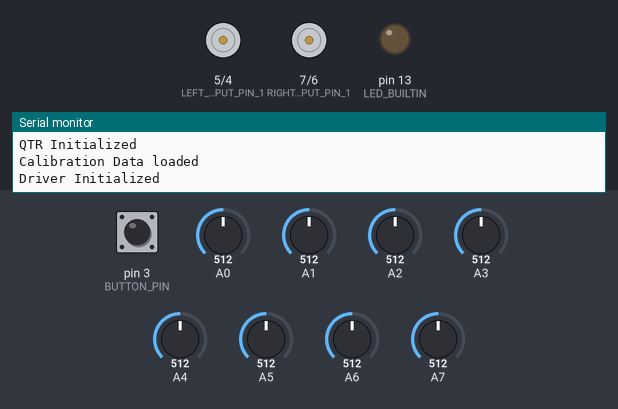
Bench run of a sketch on a simulated Arduino Nano, built with avr-gcc and run on an emulated ATmega328P. On the bench: motor-driver pin pairs drawn as motors (green arrow = first pin HIGH = forward, orange = second pin HIGH = backward, longer = more drive, scaled by the enable pin), output pins drawn as LEDs (lit = HIGH), the last lines printed to the serial monitor. The inputs (shaded band) are chosen by the test bench; at power-on: pin 3 (BUTTON_PIN) HIGH, A0 = 512, A1 = 512, A2 = 512, A3 = 512, A4 = 512, A5 = 512, A6 = 512, A7 = 512.

Above: at 2.7 s.
2.8 s: pin 3 (BUTTON_PIN) pulled LOW for 0.15 s
At 3.7 s:
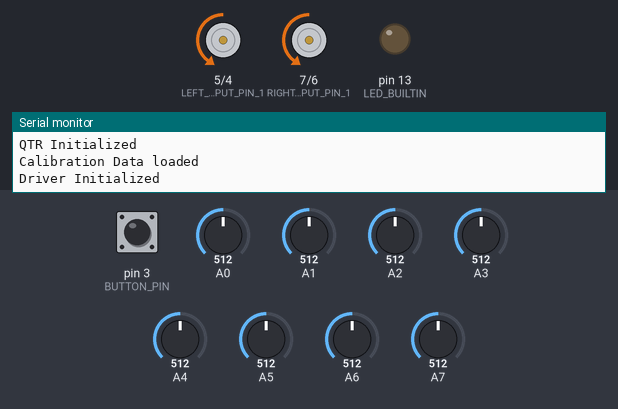
4.4 s: pin 3 (BUTTON_PIN) pulled LOW for 1 s
At 6.2 s:
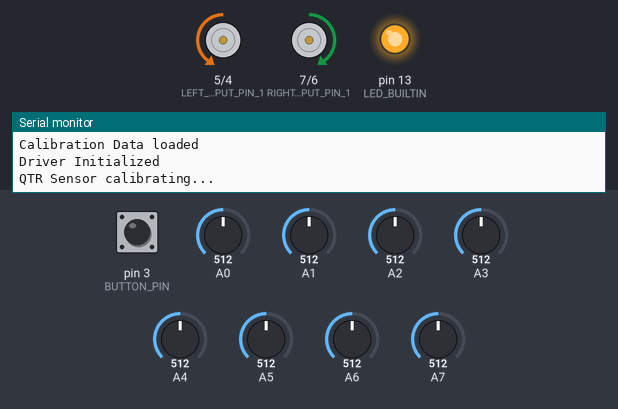
At 17.5 s:
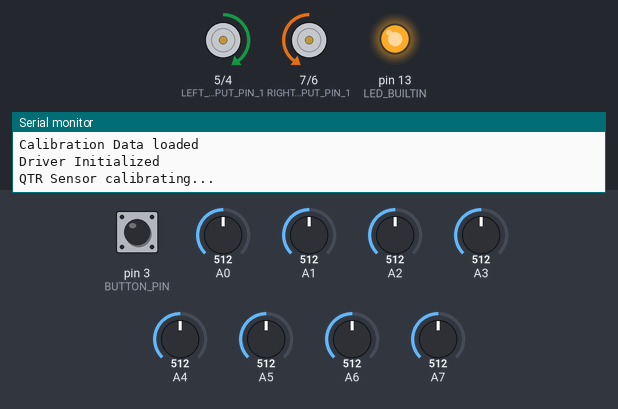
Timing chart, 0 to 18.0 s (numbered marks = the images above; inputs shaded):
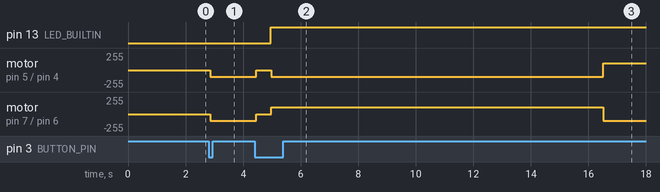

Measured:
- after the input at 2.8 s, motor on pin 5 (LEFT_INPUT_PIN_1) / pin 4 (LEFT_INPUT_PIN_2), motor on pin 7 (RIGHT_INPUT_PIN_1) / pin 6 (RIGHT_INPUT_PIN_2): stopped → backward 100/255 after 0.06 s
- after the input at 4.4 s, pin 13 (LED_BUILTIN): LOW → HIGH after 0.55 s; motor on pin 5 (LEFT_INPUT_PIN_1) / pin 4 (LEFT_INPUT_PIN_2): backward 100/255 → stopped after 0.05 s, → backward 100/255 0.53 s later, → forward 100/255 11.5 s later

The sketch:

line-follower.ino
```cpp
#include "DriveController.h"
#include "QTRSensorController.h"
#include "ButtonController.h"

void buttonHandler();

// TODO change debug code everywhere
void setup() {
    Serial.begin(9600);

#ifdef DEBUG
    Serial.println("Running in debug mode");
#endif

    driveInit();
    delay(1000);
}

// TODO check qtrsensor big comment regarding sensor reads
void loop(){
    buttonHandler();
    drive();
}

void buttonHandler() {
    bool p = buttonDetectPress(button);
    if (p == 1) {
        if (driveState != DriveState::STOPPED) {
            driveStop();
            // !! BLOCKING !!
            qtrCalibrate();
        } else {
            driveFollowLine();
        }
    }
}
```

ButtonController.h
```cpp
#ifndef BUTTON_CONTROLLER_H
#define BUTTON_CONTROLLER_H

#define BUTTON_PIN 3
#define DEBOUNCE_DURATION 50

// TODO write documentation

struct Button {
  uint8_t pin;
  bool state;
} button;

inline bool buttonInit(Button &b, const uint8_t buttonPin) {
  pinMode(buttonPin, INPUT_PULLUP);
  b = { buttonPin,
        1, /* pullup so not pressed is 1 */ };
}

inline void buttonUpdateState(Button &b) {
  static uint8_t lastReading = 1; // not pressed is 1
  static uint32_t lastDebounceTime = 0;

  uint8_t newReading = digitalRead(b.pin);
  if (newReading != lastReading) {
    lastDebounceTime = millis();
  }

  if (millis() - lastDebounceTime > DEBOUNCE_DURATION) {
    if (newReading != b.state) {
      b.state = newReading;
    }
  }

  lastReading = newReading;
}

inline bool buttonDetectPress(Button &b) {
  bool lastState = b.state;
  buttonUpdateState(b); // do this so state gets updated no matter the outcome

  if (lastState == 0) {
    // if it's already pressed => NO new press
    return 0;
  }
  // if it was not pressed => YES if we press it now; NO otherwise.
  return !b.state;
}

#endif
```

DriveController.h
```cpp
#ifndef DRIVE_CONTROLLER_H
#define DRIVE_CONTROLLER_H

#include "ButtonController.h"
#include "MotorController.h"
#include "Global.h"
#include "QTRSensorController.h"
#include "PidController.h"

// TODO figure out wtf to do with driveState
// momentan pare ca folosesc doar werid state la ceva util

#define TIME_ONE_WHITE_TO_STOP 1000 // millis

// for calibration only these 3 varaibles
#define MOTOR_TURN_POWER 100
#define WEIRD_STATE_DURATION 100    // millis

enum class DriveState {
    STOPPED,
    TURN,
    WEIRD_STATE,
    FORWARD
} driveState = DriveState::STOPPED;

enum class TurnType {
    LEFT,
    RIGHT,
    AROUND,
    NO_TURN,
};

void driveInit() {
    motorInit(leftMotor);
    motorInit(rightMotor);
    // used to recalibrate the sensor
    buttonInit(button, BUTTON_PIN);
    // everything driving-related depends on this
    qtrInit();

    Serial.println("Driver Initialized");
}

void driveFollowLine(int16_t turnCompensation = 0) {
    double error = qtrGetBlackLinePosition();
    int16_t correction = pidCenterLine(error) + turnCompensation;

    clamp(correction, -MOTOR_RUN_POWER * 2, MOTOR_RUN_POWER * 2);
    int16_t correctedMotorSpeed = MOTOR_RUN_POWER - abs(correction);

    if (correction < 0) {
        // left correction
        motorRun(leftMotor, correctedMotorSpeed);
        motorRun(rightMotor, MOTOR_RUN_POWER);
    } else {
        // right correction
        motorRun(leftMotor, MOTOR_RUN_POWER);
        motorRun(rightMotor, correctedMotorSpeed);
    }

    driveState = DriveState::FORWARD;
}

/*
 * run both motors based on power
 */
inline void driveRun(int16_t power) {
    // TODO account for PID compensation
    motorRun(leftMotor, power);
    motorRun(rightMotor, power);
    driveState = DriveState::FORWARD;
}

inline void driveRunLeft() {
    // TODO account for PID compensation
    motorRun(leftMotor, -MOTOR_TURN_POWER);
    motorRun(rightMotor, MOTOR_TURN_POWER);
    driveState = DriveState::TURN;
}

inline void driveRunRight() {
    // TODO account for PID compensation
    motorRun(leftMotor,   MOTOR_TURN_POWER);
    motorRun(rightMotor, -MOTOR_TURN_POWER);
    driveState = DriveState::TURN;
}

/*
 * stop both motors
 */
inline void driveStop() {
    motorStop(leftMotor);
    motorStop(rightMotor);
    driveState = DriveState::STOPPED;
}

/*
 * power motors on for d milliseconds
 * if power is positive go forward
 * if power is negative go backward
 * blocking!!
 */
// TODO dubious utility
void driveForMillis(int16_t power, int16_t d) {
    driveRun(power);
    delay(d);
    driveStop();
}

/*
 * if too much time is spent on white STOP
 */
//inline void driveCheckToStop(const int &t) {
    //if (t - millis() > TIME_ONE_WHITE_TO_STOP) {
        //driveState = DriveState::STOPPED;
    //}
//}

inline TurnType driveDetectTurn(const qtrPath &p) {
    if (p.leftPath) {
        return TurnType::LEFT;
    } else if (p.centerPath) {
        return TurnType::NO_TURN;
    } else if (p.rightPath) {
        return TurnType::RIGHT;
    } else {
        return TurnType::AROUND;
    }
}

// TODO can be made non blocking with a global driving
// union state structure which holds all necessary details

/*
 * !!THIS IS A BLOCKING ACTION!!
 *
 * turning behavior
 * turn in the corresponding drirection until a line
 * is detected on the outer edge. then switch back to
 * line follow
 *
 * !!THIS IS A BLOCKING ACTION!!
 */
inline void driveTurn(const TurnType &turnType) {
    if (turnType == TurnType::LEFT) {
        driveRunLeft();
    } else {
        driveRunRight();
    }

    while (true) {
        qtrReadCalibrated();
        if ((turnType == TurnType::LEFT && qtrDetectFarLeft())
                || (turnType != TurnType::LEFT && qtrDetectFarRight())) {
            break;
        }
    }
    driveFollowLine();
    driveState = DriveState::FORWARD;
}

inline void driveTurnHandle(const TurnType &turnType) {
    // TODO set return variable to turn character
    switch (turnType) {
        case TurnType::NO_TURN:
            driveFollowLine();
            break;
        case TurnType::LEFT:
        case TurnType::AROUND:
        case TurnType::RIGHT:
            driveTurn(turnType);
            break;
    }
    driveState = DriveState::FORWARD;
}

/*
 * I have two impelemntation ideas.
 * The first one is time based and drives forward past an intersection
 * for a certain amount of time.
 * The second one drives past an intersection until it doesn't see left or right
 * anymore and is time-based only for uturns
 *
 * TODO I'll have to test both, but I prefer the first one as it's easier to
 * implement
 * TODO ahah nvm le pot combina. pot avea un minimum time si check de st dr.
 * daca inca am stanga dreapta mai continui putin
 */
void drive() {
    // first variant
    static int32_t weirdStateStart = 0;
    static qtrPath cumulativePath = {0, 0, 0};

    if (driveState == DriveState::STOPPED) {
        return;
    }

    qtrPath pathNow = qtrGetPath();

    if (driveState == DriveState::WEIRD_STATE) {
        driveRun(MOTOR_TURN_POWER);
        cumulativePath |= pathNow;
        if (millis() - weirdStateStart > WEIRD_STATE_DURATION
                && !pathNow.leftPath && !pathNow.rightPath) {
            driveState = DriveState::TURN;
            TurnType turnType = driveDetectTurn(cumulativePath);
            // !! BLOCKING !!
            driveTurnHandle(turnType);
        }
    } else {
        if (!pathNow.centerPath
                || pathNow.leftPath
                || pathNow.rightPath) {
            driveRun(MOTOR_TURN_POWER);
            cumulativePath = pathNow;
            weirdStateStart = millis();
            driveState = DriveState::WEIRD_STATE;
        } else {
            driveFollowLine();
            driveState = DriveState::FORWARD;
        }
    }
}

#endif
```

Global.h
```cpp
#ifndef GLOBAL_H
#define GLOBAL_H

void clamp(int16_t &val, int16_t minVal, int16_t maxVal) {
  if (val > maxVal) {
    val = maxVal;
  } else if (val < minVal) {
    val = minVal;
  }
}

double doubleMap(double x, double in_min, double in_max, double out_min, double out_max) {
  return (x - in_min) * (out_max - out_min) / (in_max - in_min) + out_min;
}

// TODO make this <utils.h>

#endif
```

MotorController.h
```cpp
#ifndef MOTOR_CONTROLLER_H
#define MOTOR_CONTROLLER_H

#define RIGHT_INPUT_PIN_1 7
#define RIGHT_INPUT_PIN_2 6
#define RIGHT_ENABLE_PIN 11

#define LEFT_INPUT_PIN_1 5
#define LEFT_INPUT_PIN_2 4
#define LEFT_ENABLE_PIN 10

struct motor {
  uint8_t inputPin1,
          inputPin2,
          enablePin;
};

motor leftMotor {LEFT_INPUT_PIN_2, LEFT_INPUT_PIN_1, LEFT_ENABLE_PIN};
motor rightMotor {RIGHT_INPUT_PIN_2, RIGHT_INPUT_PIN_1, RIGHT_ENABLE_PIN};

/*
 * for motor operation 3 pins are needed:
 * INPUT1, INPUT2, ENABLE
 */
void motorInit(const motor &m) {
  pinMode(m.inputPin1, OUTPUT);
  pinMode(m.inputPin2, OUTPUT);
  pinMode(m.enablePin, OUTPUT);
}

/*
 * INPUT1 HIGH & INPUT2 LOW & power on ENABLE turns motor forward
 * INPUT1 LOW & INPUT2 HIGH & power on ENABLE turns motor backwards
 */
void motorRun(const motor &m, int16_t power) {
  if (power >= 0) {
    // positive power => forward movement
    digitalWrite(m.inputPin1, HIGH);
    digitalWrite(m.inputPin2, LOW);
    analogWrite(m.enablePin, power);
  } else {
    // negative power => backward movement
    digitalWrite(m.inputPin1, LOW);
    digitalWrite(m.inputPin2, HIGH);
    analogWrite(m.enablePin, -power);
  }
}

/*
 * INPUT1 LOW & INPUT2 LOW & 0 on ENABLE stops the motor
 */
void motorStop(const motor &m) {
  digitalWrite(m.inputPin1, LOW);
  digitalWrite(m.inputPin2, LOW);
  analogWrite(m.enablePin, 0);
}

#endif
```

PidController.h
```cpp
#ifndef PID_CONTROLLER
#define PID_CONTROLLER

#include "Global.h"

#define MOTOR_RUN_POWER 150

int16_t pidCenterLine(double e, bool debug = false) {
  static const int16_t maxCorrection = MOTOR_RUN_POWER * 2;
  static const double kp = 650, kd = 2000, ki = 0.15;

  static double lastError = 0, cummulativeError = 0;

  int16_t correction = kp * e + kd * (e - lastError) + ki * cummulativeError;
  clamp(correction, -maxCorrection, maxCorrection);

#ifdef DEBUG
  //Serial.print("PID Correction: ");
  //Serial.println(correction);
#endif

  lastError = e;
  cummulativeError += e;

  return correction;
}

#endif
```

QTRSensorController.h
```cpp
#ifndef QTR_SENSOR_CONTROLLER_H
#define QTR_SENSOR_CONTROLLER_H

#include <QTRSensors.h>
#include <EEPROM.h>
#include "MotorController.h"
#include "Global.h"

#define SENSOR_COUNT 8
#define BLACK_THRESHOLD 400
#define EEPROM_CALIBRATION_DATA_ADDRESS 0

QTRSensors qtr;
uint16_t sensorValues[SENSOR_COUNT];

struct qtrPath {
    uint8_t leftPath   : 1,
            centerPath : 1,
            rightPath  : 1;

    bool operator==(const qtrPath &other) const {
        return this->leftPath   == other.leftPath
            && this->centerPath == other.centerPath
            && this->rightPath  == other.rightPath;
    }

    bool operator!=(const qtrPath &other) const {
        return !(*this == other);
    }

    void operator|=(const qtrPath &other) {
        this->leftPath   |= other.leftPath;
        this->centerPath |= other.centerPath;
        this->rightPath  |= other.rightPath;
    }
};

const qtrPath qtrNullPath = {0, 0, 0};

/*
 * just a wrapper to simplify the api
 */
inline void qtrReadCalibrated() {
    qtr.readCalibrated(sensorValues);
}

inline bool qtrIsBlack(uint16_t reading) {
    return reading > BLACK_THRESHOLD;
}

inline bool qtrDetectFarLeft() {
    return qtrIsBlack(sensorValues[0]);
}

inline bool qtrDetectFarRight() {
    return qtrIsBlack(sensorValues[SENSOR_COUNT - 1]);
}

/*
 * load data from past calibration
 * which was saved in EEPROM
 *
 * calibration data is defines as a minimum and maximum
 * threshold for each of the sensors
 */
void loadCalibrationData() {
    int16_t address = EEPROM_CALIBRATION_DATA_ADDRESS;

    if (qtr.calibrationOn.minimum == NULL) {
        qtr.calibrationOn.minimum = (uint16_t*) calloc(SENSOR_COUNT, sizeof(uint16_t));
    }
    for (int8_t i = 0; i < SENSOR_COUNT; ++i) {
        EEPROM.get(address, qtr.calibrationOn.minimum[i]);
        address += sizeof(qtr.calibrationOn.minimum[i]);
    }

    if (qtr.calibrationOn.maximum == NULL) {
        qtr.calibrationOn.maximum = (uint16_t*) calloc(SENSOR_COUNT, sizeof(uint16_t));
    }
    for (int8_t i = 0; i < SENSOR_COUNT; ++i) {
        EEPROM.get(address, qtr.calibrationOn.maximum[i]);
        address += sizeof(qtr.calibrationOn.maximum[i]);
    }

    qtr.calibrationOn.initialized = true;
    Serial.println("Calibration Data loaded");
}

/*
 * iterate all sensors and save minimum and maximum thresholds
 * to predefined addresses in the EEPROM
 * this is useful because the calibration can be done once
 * and reused later just by loading these values
 */
void saveCalibrationData() {
    int16_t address = EEPROM_CALIBRATION_DATA_ADDRESS;
    for (int i = 0; i < SENSOR_COUNT; ++i) {
        EEPROM.put(address, qtr.calibrationOn.minimum[i]);
        address += sizeof(qtr.calibrationOn.minimum[i]);
    }
    for (int i = 0; i < SENSOR_COUNT; ++i) {
        EEPROM.put(address, qtr.calibrationOn.maximum[i]);
        address += sizeof(qtr.calibrationOn.maximum[i]);
    }

    Serial.println("Calibration Data saved");
}

// TODO please test that the sensor orientation is as expected
/*
 * initialize qtr sensors and load previous calibration data from EEPROM
 */
void qtrInit() {
    qtr.setTypeAnalog();
    qtr.setSensorPins((const uint8_t[]){A7, A6, A5, A4, A3, A2, A1, A0}, SENSOR_COUNT);

    delay(500);
    Serial.println("QTR Initialized");

    loadCalibrationData();
}

/*
 * return black line position as a number between -1 and 1
 * where -1 is far left and 1 is far right
 */
double qtrGetBlackLinePosition() {
    /*
     * according to qtr documentation:
     * res is between 0 and 1000 * SENSOR_COUNT
     */
    static const double linePosMinValue = 0;
    static const double linePosMaxValue = SENSOR_COUNT * 1000;

    static const double linePosMappedLow = -1.0;
    static const double linePosMappedHigh = 1.0;

    int16_t readLinePos = qtr.readLineBlack(sensorValues);
    double mappedLinePos = doubleMap(readLinePos, linePosMinValue,
            linePosMaxValue, linePosMappedLow, linePosMappedHigh);

#ifdef DEBUG
    for (uint8_t i = 0; i < SENSOR_COUNT; ++i) {
        Serial.print(sensorValues[i]);
        Serial.print('\t');
    }
    Serial.print(">> ");
    Serial.print(mappedLinePos);
    Serial.print(" <<");
    Serial.print('\n');
#endif

    return mappedLinePos;
}

/*
 * !! THIS IS BLOCKING !!
 * calibrate sensors
 * !! THIS IS BLOCKING !!
 */
void qtrCalibrate() {
    static const float calibrationOuterThreshold = 0.9;
    static const float calibrationInnerThreshold = 0.1;

    static const int16_t calibrationMotorPower = 100;

    int16_t motorPower = calibrationMotorPower;

    Serial.println("QTR Sensor calibrating...");

    delay(500);
    pinMode(LED_BUILTIN, OUTPUT);
    // turn on Arduino's LED to indicate we are in calibration mode
    digitalWrite(LED_BUILTIN, HIGH);

    // analogRead() takes about 0.1 ms on an AVR.
    // 0.1 ms per sensor * 4 samples per sensor read (default) * 6 sensors
    // * 10 reads per calibrate() call = ~24 ms per calibrate() call.
    // Call calibrate() 400 times to make calibration take about 10 seconds.
    for (uint16_t i = 0; i < 400; i++) {
        qtr.calibrate();
        double linePos = qtrGetBlackLinePosition();
        /*
         * TODO write oscialate() function
         * oscilate between the left part of the line
         * and the right side of the line
         */
        if ((linePos < -calibrationOuterThreshold && motorPower > 0) ||
                (linePos > calibrationOuterThreshold && motorPower < 0)) {
            motorPower *= -1;
        }
        motorRun(leftMotor, motorPower);
        motorRun(rightMotor, -motorPower);
    }

    /*
     * TODO fix this as it's brokend and throws the robot sideways
     * do this to somewhat center the robot on
     * the line after callibration
     */
    motorPower *= -1;
    motorRun(leftMotor, motorPower);
    motorRun(rightMotor, -motorPower);
    while (1) {
        double linePos = qtrGetBlackLinePosition();
        if (linePos > -calibrationInnerThreshold && linePos < calibrationInnerThreshold) {
            break;
        }
    }

    motorStop(leftMotor);
    motorStop(rightMotor);

    // turn off Arduino's LED to indicate we are through with calibration
    digitalWrite(LED_BUILTIN, LOW);

    delay(500);
    Serial.println("QTR Sensor calibrated");

    // save calibration data to EEPROM
    saveCalibrationData();
}

inline uint8_t qtrCountBlackSensors() {
    uint8_t ret = 0;
    for (uint8_t idx = 0; idx < SENSOR_COUNT; ++idx) {
        if (qtrIsBlack(sensorValues[idx])) {
            ret += 1;
        }
    }

    return ret;
}

/*
 * return qtrPath struct reflecting
 * where the sensor sees black
 * - far left
 * - far right
 * - center
 */
qtrPath qtrGetPath() {
    /*
     * TODO functia asta e apelata deja in qtrGetBlackLinePosition
     * care e apelata in functia de read follow line din drive
     * voi face o functie de qtrUpdate care trebuie apelata in fiecare
     * bucla si de care depinde resul codului
     * TREBUIE sa ma asigur ca alta citire de senzori nu are loc in alta parte
     * asta ar trebui sa minimizeze latency-ul foarte mult
     * TODO test pentru qtr read si print sensor data
     */
    qtrReadCalibrated(); // TODO vezi deasupra mare atentie la latency cu asta

    qtrPath ret {
        .leftPath = qtrIsBlack(sensorValues[0]),
        .centerPath = qtrIsBlack(sensorValues[SENSOR_COUNT / 2 - 1])
            || qtrIsBlack(sensorValues[SENSOR_COUNT / 2]),
        .rightPath = qtrIsBlack(sensorValues[SENSOR_COUNT - 1])
    };

    return ret;
}

#endif
```
